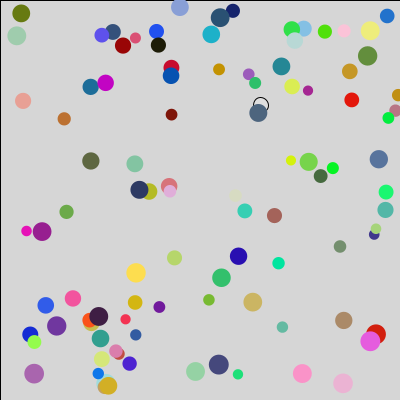
Frame 1 (no input)
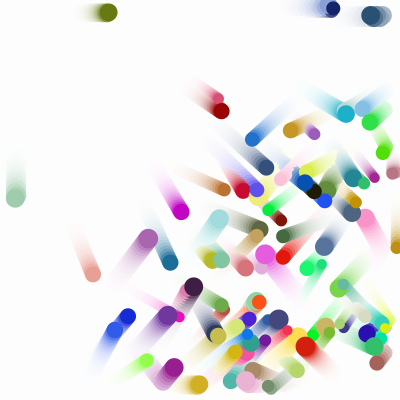
Frame 60 (the mouse pressed at the canvas centre just before this capture)
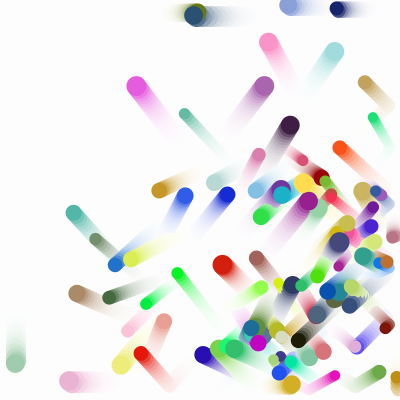
Frame 120 (the mouse held since frame 60 and released just before this capture)

The Processing sketch that drew these frames (run headless with seeded random() and noise(); from frame 60 on, the mouse is pressed at the canvas centre):

// Processing sketch: processing_119219
// ── processing_119219.pde

//Declarem la quantitat de boles
int numBoles=100;
int colorDiferent=100;
int Diametre=100;
 
 
//Declarem les variables
float[] x = new float[numBoles];
float[] y = new float[numBoles];
float[] velocitatX = new float[numBoles];
float[] velocitatY = new float[numBoles];
color[] colorBoles = new color[colorDiferent];
float[] sz = new float[Diametre];
 
 
void setup()
{
  size(400,400);
 
  //Inicialitzem la x, la y, la velocitat x i la velocitat y
  for(int i=0; i<numBoles; i++)
  {
    //Inicialitzem x i y que començin cada una en un lloc diferent
    x[i]=random(0,width-1)-(sz[i]/2);
    y[i]=random(0, height-1)-(sz[i]/2);
     
    //Inicialitzem que les velocitats siguin aleatories entre 1 i 3
    velocitatX[i]=random(1,3);
    velocitatY[i]=random(1,3);
    
    //Inicialitzem que el color sigui diferent per a cada bola
    colorBoles[i]=color(random(255),random(255),random(255));
    
    //Inicialitzem que el diametre sigui diferent entre 10 i 20
    sz[i]=random(10,20);
  }
  

}
 
void draw()
{
  //background(255);
  
  //Pintem la pantalla amb transparencia de color blanc
  fill(255,255,255,50);
  //Fas un rectangle de tota la pantalla de color negre 
  rect(0,0,width,height);
 
  //Actualitzem les variables
  for(int i=0; i<numBoles; i++)
  {
    //Definim la relació entre les posicions i les velocitats
    x[i]+=velocitatX[i];
    y[i]+=velocitatY[i];
   
   //Actualitzem l'eix X
   if((x[i]<0+sz[i])||(x[i]>width-sz[i]))
   {
     velocitatX[i]=-velocitatX[i];
   }
   
   //Acutalitxem l'eix Y
   if((y[i]<0+sz[i])||(y[i]>height-sz[i]))
   {
     velocitatY[i]=-velocitatY[i];
   }
  }
   
  for(int i=0; i<numBoles; i++)
  {
    //Dibuixem la ellipse
    ellipse(x[i],y[i],sz[i],sz[i]);
    //Li diem que no dibuixi el contorn
    noStroke();
    //Li diem que pinti la bola
    fill(colorBoles[i]);
   
  } 
   
   
}
